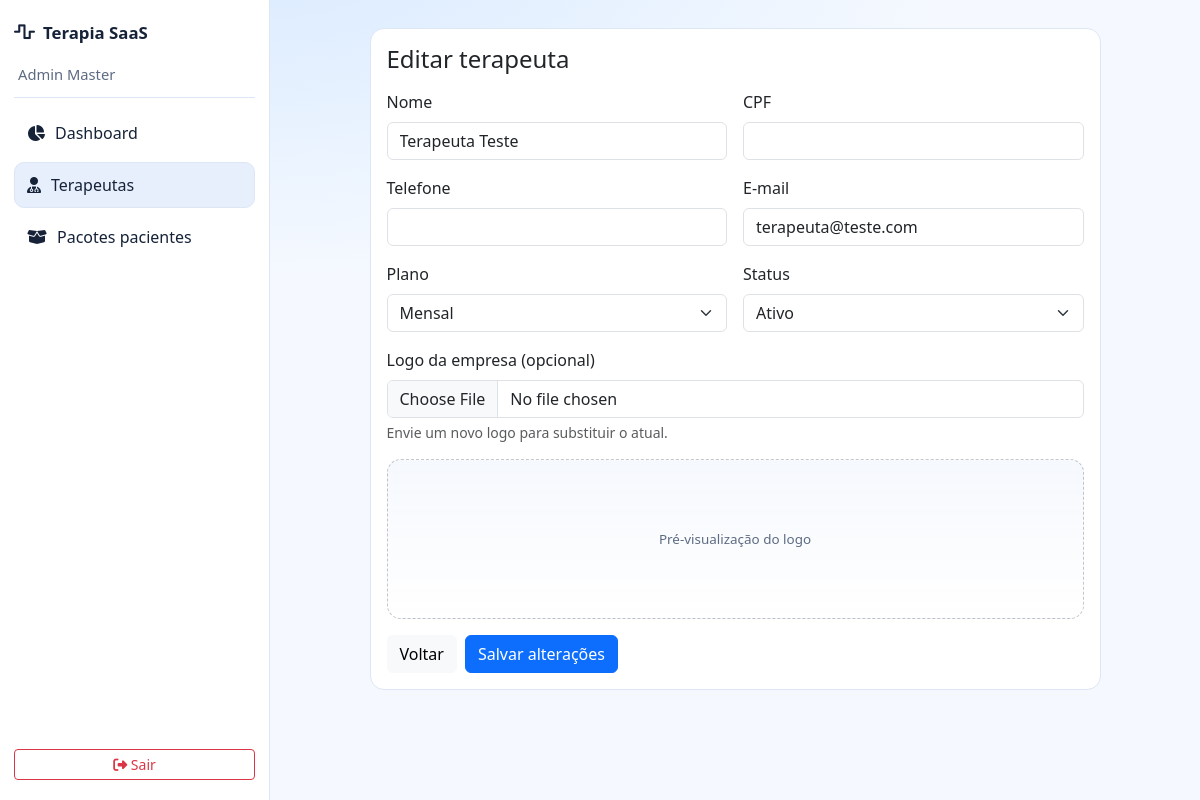
Screenshot of /dashboard.php?action=therapists-edit&id=2 (signed in) with the database file from the repository.
### tables this page shows
CREATE TABLE IF NOT EXISTS users (
  id INT AUTO_INCREMENT PRIMARY KEY,
  name VARCHAR(150) NOT NULL,
  cpf VARCHAR(14) NULL,
  phone VARCHAR(20) NULL,
  email VARCHAR(150) NOT NULL UNIQUE,
  password VARCHAR(255) NOT NULL,
  role ENUM('super_admin','therapist','patient') NOT NULL,
  therapist_id INT NULL,
  patient_id INT NULL,
  plan_type VARCHAR(30) NULL,
  company_logo_name VARCHAR(255) NULL,
  company_logo_path VARCHAR(500) NULL,
  status ENUM('active','inactive') DEFAULT 'active',
  created_at DATETIME DEFAULT CURRENT_TIMESTAMP,
  updated_at DATETIME DEFAULT CURRENT_TIMESTAMP ON UPDATE CURRENT_TIMESTAMP,
  INDEX idx_users_role(role)
);

### classes/Controller.php (called while the page is built, shortened)
<?php
abstract class Controller
{
    protected function view(string $view, array $data = []): void
    {
        $file = dirname(__DIR__) . '/app/views/' . $view . '.php';
        extract($data);
        require $file;
    }
}

### app/controllers/AdminController.php (called while the page is built, shortened)
<?php
class AdminController extends Controller
{
    private User $userModel;
    public function __construct()
    {
        $this->userModel = new User();
    }
    public function editTherapist(): void
    {
        $therapistId = (int) ($_GET['id'] ?? 0);
        $therapist = $this->userModel->findTherapistById($therapistId);
        $this->view('admin/therapists/edit', [
            'appUrl' => Config::get('APP_URL', ''),
            'therapist' => $therapist,
        ]);
    }
}

### config/Config.php (called while the page is built, shortened)
<?php
class Config
{
    public static function get(string $key, mixed $default = null): mixed
    {
        return $_ENV[$key] ?? $default;
    }
}

### config/Database.php (called while the page is built, shortened)
<?php
class Database
{
    private static ?Database $instance = null;
    private PDO $connection;
    private function __construct()
    {
        $host = Config::get('DB_HOST', '127.0.0.1');
        $port = Config::get('DB_PORT', '3306');
        $db = Config::get('DB_DATABASE', 'terapia');
        $user = Config::get('DB_USERNAME', 'root');
        $pass = Config::get('DB_PASSWORD', '');
        $charset = Config::get('DB_CHARSET', 'utf8mb4');
        $dsn = "mysql:host={$host};port={$port};dbname={$db};charset={$charset}";
        try {
            $this->connection = new PDO($dsn, $user, $pass, [
                PDO::ATTR_ERRMODE => PDO::ERRMODE_EXCEPTION,
                PDO::ATTR_DEFAULT_FETCH_MODE => PDO::FETCH_ASSOC,
                PDO::ATTR_EMULATE_PREPARES => false,
            ]);
        } catch (PDOException $e) {
            throw new \RuntimeException('Falha de conexao com banco: ' . $e->getMessage());
        }
    }
    public static function getInstance(): self
    {
        if (!self::$instance) {
            self::$instance = new self();
        }
        return self::$instance;
    }
    public function getConnection(): PDO
    {
        return $this->connection;
    }
    public function query(string $sql, array $params = []): \PDOStatement|false
    {
        try {
            $stmt = $this->connection->prepare($sql);
            $stmt->execute($params);
            return $stmt;
        } catch (PDOException $e) {
            error_log('[DB] ' . $e->getMessage());
            return false;
        }
    }
}

### classes/Model.php (called while the page is built, shortened)
<?php
abstract class Model
{
    protected function query(string $sql, array $params = []): \PDOStatement|false
    {
        return Database::getInstance()->query($sql, $params);
    }
}

### app/models/User.php (called while the page is built, shortened)
<?php
class User extends Model
{
    public function findTherapistById(int $id): ?array
    {
        $stmt = $this->query("SELECT * FROM users WHERE id = ? AND role = 'therapist' LIMIT 1", [$id]);
        $row = $stmt->fetch();
        return $row ?: null;
    }
}

### app/views/admin/therapists/edit.php (the view, shortened to what this page needs)
<?php $title = 'Editar Terapeuta'; include __DIR__ . '/../../partials/header.php'; include __DIR__ . '/../../partials/nav.php'; ?>
<div class="container page-wrap">
  <div class="row justify-content-center">
    <div class="col-lg-10">
      <div class="card">
        <div class="card-body">
          <h4 class="mb-3">Editar terapeuta</h4>
          <form id="therapistEditForm" action="<?php echo $appUrl; ?>/dashboard.php?action=therapists-update" method="POST" enctype="multipart/form-data">
            <div class="row g-3">
              <div class="col-md-6"><label class="form-label">Nome</label><input class="form-control" name="name" required value="<?php echo htmlspecialchars((string) $therapist['name']); ?>"></div>
              <div class="col-md-6"><label class="form-label">CPF</label><input class="form-control mask-cpf" name="cpf" required value="<?php echo htmlspecialchars((string) ($therapist['cpf'] ?? '')); ?>"></div>
              <div class="col-md-6"><label class="form-label">Telefone</label><input class="form-control mask-phone" name="phone" required value="<?php echo htmlspecialchars((string) ($therapist['phone'] ?? '')); ?>"></div>
              <div class="col-md-6"><label class="form-label">E-mail</label><input class="form-control" type="email" name="email" required value="<?php echo htmlspecialchars((string) ($therapist['email'] ?? '')); ?>"></div>
              <div class="col-md-6">
                <label class="form-label">Plano</label>
                <select class="form-select" name="plan_type">
                  <option value="mensal" <?php echo ($therapist['plan_type'] ?? 'mensal') === 'mensal' ? 'selected' : ''; ?>>Mensal</option>
                </select>
              </div>
              <div class="col-md-6">
                <label class="form-label">Status</label>
                <select class="form-select" name="status">
                  <option value="active" <?php echo ($therapist['status'] ?? 'active') === 'active' ? 'selected' : ''; ?>>Ativo</option>
                </select>
              </div>
              <div class="col-md-12">
                <label class="form-label">Logo da empresa (opcional)</label>
                <input class="form-control" type="file" name="company_logo" id="companyLogoEditInput" accept="image/*,.svg">
                <div class="form-text">Envie um novo logo para substituir o atual.</div>
              </div>
              <div class="col-md-12">
                <div class="guided-image-preview <?php echo !empty($therapist['company_logo_path']) ? 'has-image' : ''; ?>" id="companyLogoEditPreviewBox">
                  <span id="companyLogoEditPreviewHint" class="<?php echo !empty($therapist['company_logo_path']) ? 'd-none' : ''; ?>">Pré-visualização do logo</span>
                </div>
              </div>
            </div>
            <div class="mt-3 d-flex gap-2">
              <a class="btn btn-light" href="<?php echo $appUrl; ?>/dashboard.php?action=therapists">Voltar</a>
              <button class="btn btn-primary" type="submit">Salvar alterações</button>
            </div>
          </form>
        </div>
      </div>
    </div>
  </div>
</div>
<?php include __DIR__ . '/../../partials/footer.php'; ?>

### public/css/app.css (style rules this page uses)
:root { --bg-main: #f5f9ff; --bg-panel: #ffffff; --text-main: #152238; --text-soft: #5d6b82; --line: #dce6f5; --accent: #1363df; --accent-soft: #8ec5ff; --sidebar-bg: #ffffff; }
* { box-sizing: border-box; }
body.app-body { margin: 0; background: radial-gradient(1200px 600px at 20% -10%, #d7e9ff 0%, transparent 60%), var(--bg-main); color: var(--text-main); font-family: "Segoe UI", "Helvetica Neue", sans-serif; }
.card { border: 1px solid var(--line); background: var(--bg-panel); border-radius: 14px; }
.page-wrap { padding: 4px 0 36px; }
.guided-image-preview { position: relative; border: 1px dashed rgba(15, 23, 42, .24); border-radius: 14px; min-height: 160px; display: grid; place-items: center; background: linear-gradient(180deg, rgba(245, 248, 253, .95), rgba(255, 255, 255, .98)); overflow: hidden; }
.guided-image-preview span { font-size: .84rem; color: var(--text-soft); padding: 10px; text-align: center; }

### rows the page displays
users: name "Terapeuta Teste", email "terapeuta@teste.com", plan_type "Mensal", status "Ativo"

### other values shown
$displayName "Admin Master"
